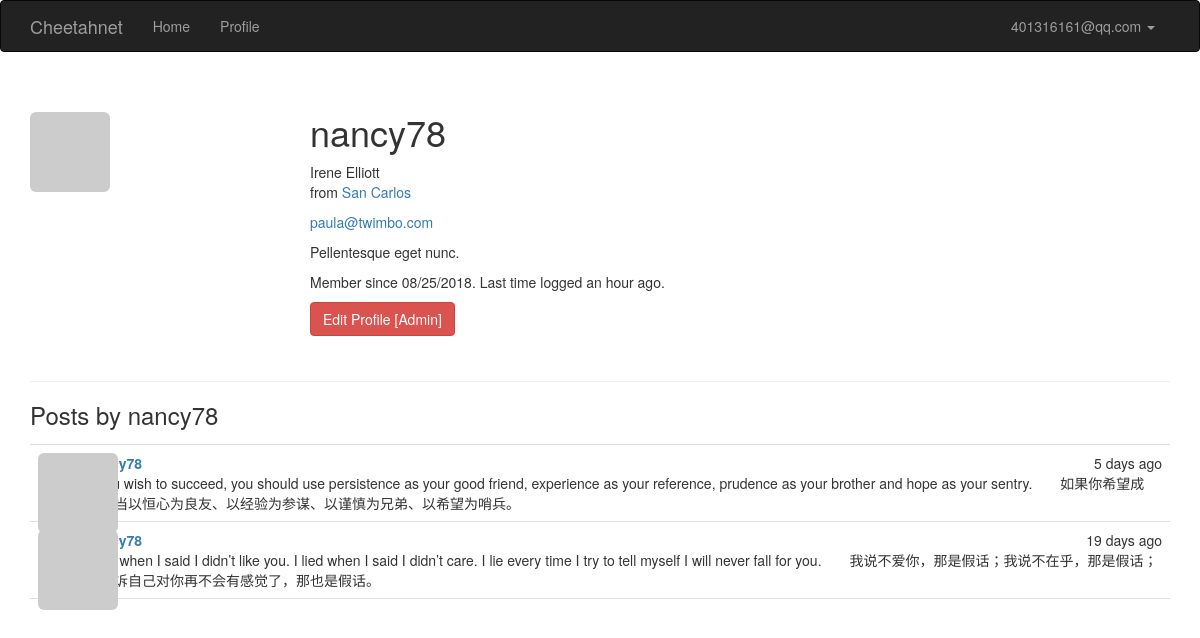
Page /user/nancy78 (signed in) on the committed database.
### app/models.py (models this page shows, shortened)
class User(UserMixin, db.Model):
    __tablename__ = 'users'
    id = db.Column(db.Integer, primary_key=True)
    email = db.Column(db.String(64), unique=True, index=True)
    username = db.Column(db.String(64), unique=True, index=True)
    password_hash = db.Column(db.String(128))
    role_id = db.Column(db.Integer, db.ForeignKey('roles.id'))
    confirmed = db.Column(db.Boolean, default=False)
    name = db.Column(db.String(64))
    location = db.Column(db.String(64))
    about_me = db.Column(db.Text())
    member_since = db.Column(db.DateTime(), default=datetime.utcnow)
    last_seen = db.Column(db.DateTime(), default=datetime.utcnow)
    avatar_hash = db.Column(db.String(32))
    posts = db.relationship('Post', backref='author', lazy='dynamic')
    @property
    def password(self):
        raise AttributeError('password is not a readable attribute')
    @login_manager.user_loader
    def load_user(user_id):
        return User.query.get(int(user_id))
    def can(self, perm):
        return self.role is not None and self.role.has_permission(perm)
    def is_administrator(self):
        return self.can(Permission.ADMIN)
    def ping(self):
        self.last_seen = datetime.utcnow()
        db.session.add(self)
    def gravatar(self, size=100, default='identicon', rating='g'):
        url = 'https://secure.gravatar.com/avatar'
        hash = self.avatar_hash or self.gravatar_hash()
        return '{url}/{hash}?s={size}&d={default}&r={rating}'.format(
            url=url, hash=hash, size=size, default=default, rating=rating)

class Post(db.Model):
    __tablename__ = 'posts'
    id = db.Column(db.Integer, primary_key=True)
    body = db.Column(db.Text)
    timestamp = db.Column(db.DateTime, index=True, default=datetime.utcnow)
    author_id = db.Column(db.Integer, db.ForeignKey('users.id'))

### app/main/views.py (the view)
@main.route('/user/<username>')
def user(username):
    user = User.query.filter_by(username=username).first_or_404()
    if user is None:
        abort(404)
    posts = user.posts.order_by(Post.timestamp.desc()).all()
    '''
    page = request.args.get('page', 1, type=int)
    pagination = user.posts.order_by(Post.timestamp.desc()).paginate(
        page, per_page=current_app.config['FLASKY_POSTS_PER_PAGE'],
        error_out=False)
    posts = pagination.items
    return render_template('user.html', user=user, posts=posts,
                           pagination=pagination)
    '''
    return render_template('user.html', user=user, posts=posts)

### app/auth/views.py (called while the page is built)
@auth.before_app_request
def before_request():
    if current_user.is_authenticated:
        current_user.ping()
        if not current_user.confirmed \
                and request.blueprint != 'auth' \
                and request.endpoint != 'static':
            return redirect(url_for('auth.unconfirmed'))

### app/main/__init__.py (called while the page is built)
@main.app_context_processor
def inject_permissions():
    return dict(Permission=Permission)

### app/models.py (called while the page is built)
    def has_permission(self, perm):
        return self.permissions & perm == perm

### app/templates/user.html (shortened to what this page needs)
{% extends "base.html" %}
{% import "bootstrap/wtf.html" as wtf %}
{% block page_content %}
    <div class="page-header">
        <img class="img-rounded profile-thumbnail" src="{{ user.gravatar(size=230) }}">
        <div class="profile-header">
            <h1>{{ user.username }}</h1>
            {% if user.name or user.location %}
                <p>
                    {% if user.name %}{{ user.name }}<br>{% endif %}
                    {% if user.location %}
                        from <a href="http://map.baidu.com/">{{ user.location }}</a><br>
                    {% endif %}
                </p>
            {% endif %}
            {% if current_user.is_administrator() %}
                <p><a href="mailto:{{ user.email }}">{{ user.email }}</a></p>
            {% endif %}
            {% if user.about_me %}<p>{{ user.about_me }}</p>{% endif %}
            <p>
                Member since {{ moment(user.member_since).format('L') }}.
                Last time logged {{ moment(user.last_seen).fromNow() }}.
            </p>
            <p>
                {% if current_user.is_administrator() %}
                    <a class="btn btn-danger" href="{{ url_for('.edit_profile_admin', id=user.id) }}">Edit Profile [Admin]</a>
                {% endif %}
            </p>
        </div>
    </div>
    <h3>Posts by {{ user.username }}</h3>
     {% include '_posts.html' %}
{% endblock %}

### app/templates/base.html (shortened to what this page needs)
{% extends "bootstrap/base.html" %}
{% block head %}
{{ super() }}
<link rel="stylesheet" type="text/css" href="{{ url_for('static', filename='styles.css') }}">
{% endblock %}
{% block navbar %}
<div class="navbar navbar-inverse" role="navigation">
    <div class="container">
        <div class="navbar-header">
            <a class="navbar-brand" href="{{ url_for('main.index') }}">Cheetahnet</a>
        </div>
        <div class="navbar-collapse collapse">
            <ul class="nav navbar-nav">
                <li><a href="{{ url_for('main.index') }}">Home</a></li>
                {% if current_user.is_authenticated %}
                <li><a href="{{ url_for('main.user', username=current_user.username) }}">Profile</a></li>
                {% endif %}
            </ul>
            <ul class="nav navbar-nav navbar-right">
                {% if current_user.is_authenticated %}
                <li class="dropdown">
                    <a href="#" class="dropdown-toggle" data-toggle="dropdown">
                    {{ current_user.email }} <b class="caret"></b>
                    </a>
                </li>
                {% else %}
                <li><a href="{{ url_for('auth.login') }}">Log In</a></li>
                {% endif %}
            </ul>
        </div>
    </div>
</div>
{% endblock %}
{% block content %}
<div class="container">
    {% block page_content %}{% endblock %}
</div>
{% endblock %}

### app/templates/_posts.html (shortened to what this page needs)
<ul class="posts">
        {% for post in posts %}
            <li class="post">
                <div class="profile-thumbnail">
                    <a href="{{ url_for('.user', username=post.author.username) }}">
                        <img class="img-rounded profile-thumbnail"
                        src="{{ post.author.gravatar(size=40) }}">
                    </a>
                </div>
                <div class="post-content">
                    <div class="post-date">{{ moment(post.timestamp).fromNow() }}</div>
                    <div class="post-author">
                        <a href="{{ url_for('.user', username=post.author.username) }}">
                        </a>
                    </div>
                    <div class="post-body">{{ post.body }}</div>
                </div>
            </li>
        {% endfor %}
    </ul>

### app/static/styles.css (style rules this page uses)
.profile-thumbnail { position: absolute; }
.profile-header { min-height: 260px; margin-left: 280px; }
ul.posts { list-style-type: none; padding: 0px; margin: 16px 0px 0px 0px; border-top: 1px solid #e0e0e0; }
ul.posts li.post { padding: 8px; border-bottom: 1px solid #e0e0e0; }
div.post-date { float: right; }
div.post-author { font-weight: bold; }
div.post-content { margin-left: 48px; min-height: 48px; }

### rows in the picture
User: email "401316161@qq.com"
User: username "nancy78", name "Irene Elliott", location "San Carlos", email "paula@twimbo.com", about_me "Pellentesque eget nunc.", member_since "08/25/2018", last_seen "an hour ago"
Post: timestamp "5 days ago", body "If you wish to succeed, you should use persistence as your good friend, experience as your reference, prudence as your brother and hope as your sentry. 如果你希望成功，当以恒心为良友、以经验为参谋、以谨慎为兄弟、以希望为哨兵。"
Post: timestamp "19 days ago", body "I lied when I said I didn’t like you. I lied when I said I didn’t care. I lie every time I try to tell myself I will never fall for you. 我说不爱你，那是假话；我说不在乎，那是假话；我告诉自己对你再不会有感觉了，那也是假话。"
